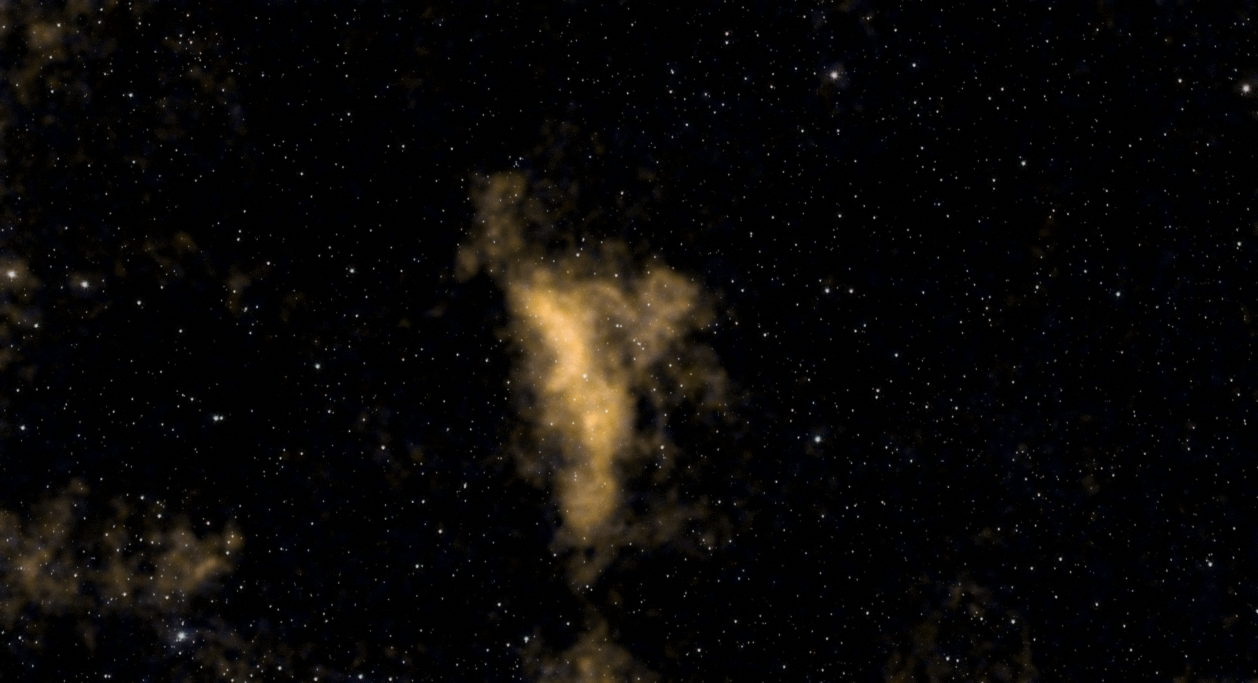
#> input picture masters/B_hubble.png, 2516 x 1366 px (shown at 1/2 size)
$ python astro.py ../masters/B_hubble.png ../masters/B_natural.png 1.0 1.0 1.0
#> lines starting #> are read from the running program, lines starting #| are printed output that depends on the picture; after the words box and inside, x2 and y2 are one past the last pixel; in counts of white or black regions, pixels touching at a corner belong together
import cv2, numpy as np, sys, time
T=time.time()
def log(*a): print(f'[{time.time()-T:5.1f}s]',*a,flush=True)
src,tag=sys.argv[1],sys.argv[2]
HIM=float(sys.argv[3]) if len(sys.argv)>3 else 1.12
NLH=float(sys.argv[4]) if len(sys.argv)>4 else 4
BASES=float(sys.argv[5]) if len(sys.argv)>5 else 4.0
if src.endswith('.png'):
    img=cv2.imread(src,cv2.IMREAD_UNCHANGED).astype(np.float32)/65535.0
else:
    img=cv2.imread(src)[90:, :-60].astype(np.float32)/255.0      # crop stacking-edge artifacts
H,W=img.shape[:2]
L=img.mean(2)
# ---------- star mask ----------
k=cv2.getStructuringElement(cv2.MORPH_ELLIPSE,(15,15))
th=cv2.morphologyEx(L,cv2.MORPH_TOPHAT,k)
noise=np.median(np.abs(th-np.median(th)))*1.4826
#> noise = 1.51e-05
smask=(th>6*noise).astype(np.uint8)
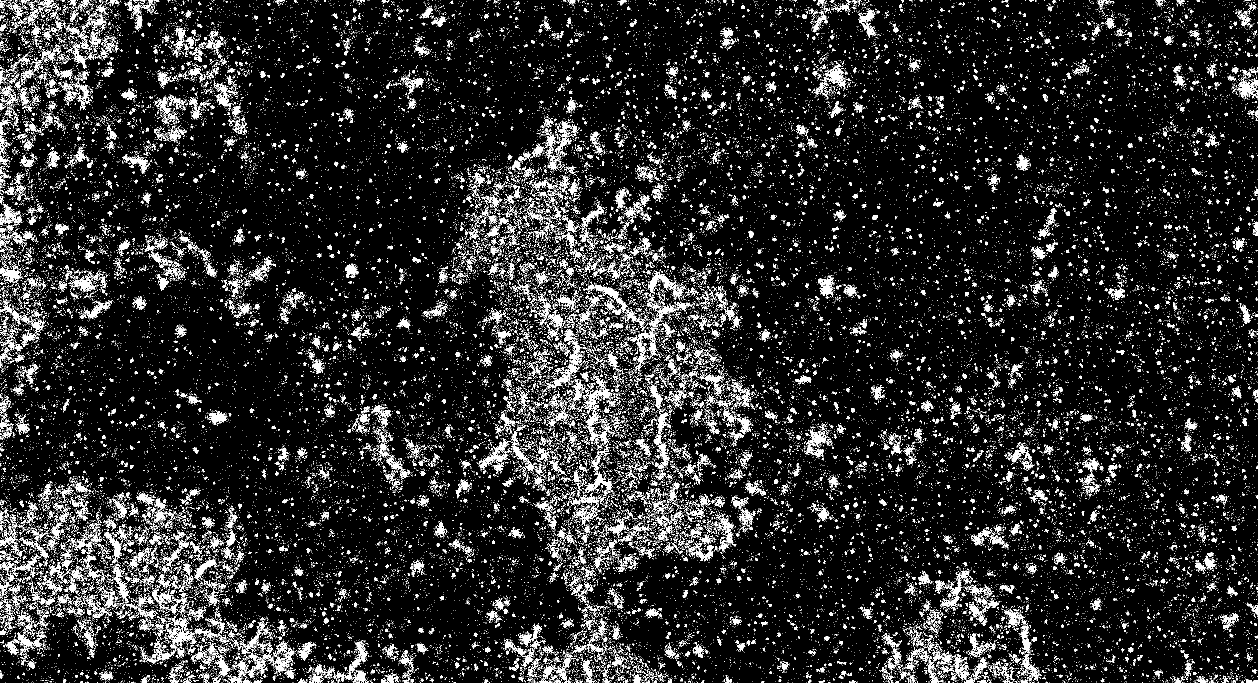
#> smask: shape (1366, 2516) (shown at 1/2 size); values 0 (black) and 1 (white), 11.2% white in thin lines or dots
smask=cv2.dilate(smask,cv2.getStructuringElement(cv2.MORPH_ELLIPSE,(7,7)))
#> smask: shape (1366, 2516); values 0 (black) and 1 (white), 54.1% white; 3711 black regions (3278 under 20 px), largest, box (x1, y1, x2, y2) and area: (0, 0, 2516, 1366) 1477056, (159, 0, 404, 241) 15871, (0, 1228, 280, 1366) 11011
big=(cv2.GaussianBlur(L,(0,0),2)>np.percentile(L,99.7)).astype(np.uint8)
#> big: shape (1366, 2516); values 0 (black) and 1 (white), 0.25% white; 15 white regions (5 under 20 px), largest, box (x1, y1, x2, y2) and area: (1076, 600, 1175, 768) 7340, (1171, 822, 1204, 862) 808, (19, 545, 28, 553) 58
smask=np.maximum(smask,cv2.dilate(big,cv2.getStructuringElement(cv2.MORPH_ELLIPSE,(19,19))))
log('star mask coverage',round(smask.mean()*100,1),'%')
# ---------- star removal: normalized-convolution fill from surrounding sky/nebula ----------
m=np.maximum(smask,cv2.dilate(big,cv2.getStructuringElement(cv2.MORPH_ELLIPSE,(25,25)))).astype(np.float32)
keepw=1-m
fill=np.zeros_like(img)
for sig in (3,7,15):                       # multi-radius so big stars fill too
    num=cv2.GaussianBlur(img*keepw[...,None],(0,0),sig); den=cv2.GaussianBlur(keepw,(0,0),sig)[...,None]
    f=num/np.maximum(den,1e-4)
    fill=np.where((fill.sum(2,keepdims=True)==0)&(den>0.25),f,fill)
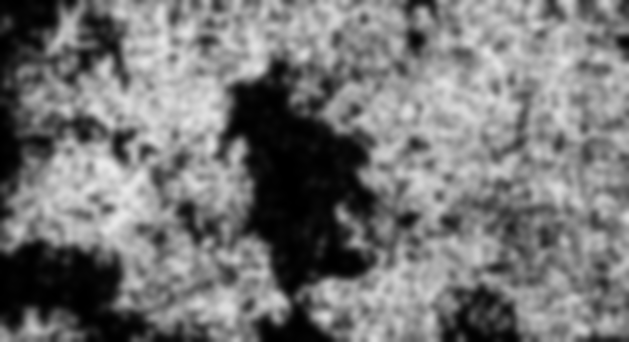
#> den: shape (1366, 2516, 1) float32 (shown at 1/4 size); min 5.41e-05, max 0.915, mean 0.459
fill=np.where(fill.sum(2,keepdims=True)==0,cv2.GaussianBlur(img,(0,0),20),fill)
# add matching grain so filled spots don't look smooth
rng=np.random.default_rng(1); sd=np.std((img-cv2.GaussianBlur(img,(0,0),2))[keepw>0],0)
#> after `sd = np.std((img - cv2.GaussianBlur(img, (0, 0), 2))[keepw > 0], 0)`: sd = [1.86e-05, 1.31e-05, 1.23e-05]
fill=fill+rng.normal(0,1,img.shape).astype(np.float32)*sd*0.8
mf=cv2.GaussianBlur(m,(0,0),1.2)[...,None]
starless=img*(1-mf)+fill*mf
log('starless done')
# ---------- background (light pollution / gradient) model ----------
sm=cv2.resize(starless,(W//16,H//16),interpolation=cv2.INTER_AREA)
hh,ww=sm.shape[:2]; ys,xs=np.mgrid[0:hh,0:ww]; xn=xs/ww-0.5; yn=ys/hh-0.5
A=np.stack([np.ones_like(xn),xn,yn,xn*yn,xn**2,yn**2],-1).reshape(-1,6)
bgfull=np.zeros_like(img)
Yf,Xf=np.mgrid[0:H,0:W]; Af=np.stack([np.ones((H,W)),Xf/W-0.5,Yf/H-0.5,(Xf/W-0.5)*(Yf/H-0.5),(Xf/W-0.5)**2,(Yf/H-0.5)**2],-1)
lum_s=sm.mean(2).ravel(); keep=np.ones_like(lum_s,bool)
#> after `lum_s = sm.mean(2).ravel()`: lum_s = 13345 values, max 0.00259 at index 6507, min 3.25e-06 at index 3803, mean 0.000103
for it in range(6):                       # iteratively reject nebula (positive outliers)
    c,*_=np.linalg.lstsq(A[keep],lum_s[keep],rcond=None); r=lum_s-A@c
    s=np.std(r[keep]); keep=r<0.6*s
#> this loop made 6 passes
#> s on passes 1 to 5: 0.000275, 5.17e-05, 1.09e-05, 3.86e-06, 1.82e-06
for ch in range(3):
    c,*_=np.linalg.lstsq(A[keep],sm[:,:,ch].ravel()[keep],rcond=None)
    bgfull[:,:,ch]=(Af@c).astype(np.float32)
#> this loop made 3 passes
#> c on passes 1 to 2: [6.61e-06, 3.78e-07, 3.37e-07, 9.24e-07, 3.13e-06, 1.89e-06], [5.99e-06, -1.15e-07, 1.5e-07, 4.63e-07, 4.63e-07, 8.18e-08]
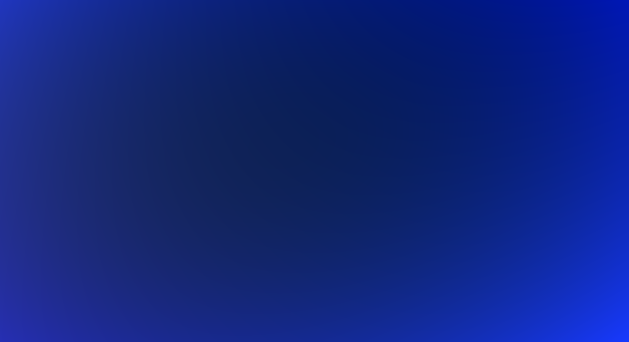
#> bgfull: shape (1366, 2516, 3) float32 (shown at 1/4 size); mean B, G, R 7.15e-06, 5.84e-06, 5.73e-06; drawn with min black and max white
ped=0.02
img=img-bgfull+ped; starless=starless-bgfull+ped
log('bg fit kept',round(keep.mean()*100),'% samples; bg range',[round(float(bgfull[:,:,i].max()-bgfull[:,:,i].min()),3) for i in range(3)])
# ---------- star-based color calibration ----------
stars=np.clip(img-starless,0,None)
m=(smask>0)&(stars.sum(2)>0.15)
#> m: shape (1366, 2516) bool; every value is 0
cw=stars[m].mean(0); cw=cw.mean()/cw; cw=1+(cw-1)*0.7
#> after `cw = stars[m].mean(0)`: cw = [nan, nan, nan]
img=(img-ped)*cw+ped; starless=(starless-ped)*cw+ped; stars=stars*cw
log('color weights',cw.round(3))
# ---------- noise reduction on starless ----------
s8=np.clip(starless*255,0,255).astype(np.uint8)
#> s8: shape (1366, 2516, 3); every value is 0
lab=cv2.cvtColor(s8,cv2.COLOR_BGR2LAB).astype(np.float32)
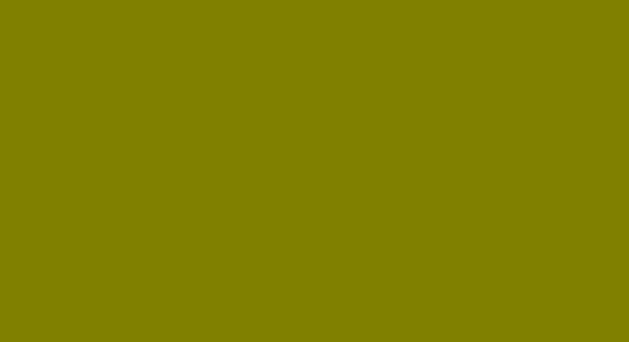
#> lab: shape (1366, 2516, 3) float32 (shown at 1/4 size); mean B, G, R 0, 128, 128
Lc=cv2.fastNlMeansDenoising(lab[:,:,0].astype(np.uint8),None,NLH,7,21).astype(np.float32)
#> Lc: shape (1366, 2516) float32; every value is 0
lab[:,:,0]=Lc*0.65+lab[:,:,0]*0.35                         # keep a touch of natural grain
for c in (1,2): lab[:,:,c]=cv2.GaussianBlur(cv2.medianBlur(lab[:,:,c].astype(np.uint8),7).astype(np.float32),(0,0),6)
starless=cv2.cvtColor(np.clip(lab,0,255).astype(np.uint8),cv2.COLOR_LAB2BGR).astype(np.float32)/255
#> starless: shape (1366, 2516, 3) float32; every value is 0
log('denoise done')
# ---------- multiscale stretch: stretch large-scale structure, keep fine detail un-amplified ----------
base=cv2.GaussianBlur(starless,(0,0),BASES)
detail=starless-base
Lb=base.mean(2); med=np.median(Lb); mad=np.median(np.abs(Lb-med))*1.4826
#> after `med = np.median(Lb)`: med = 0
#> after `mad = np.median(np.abs(Lb - med)) * 1.4826`: mad = 0
lo=med-0.8*mad; hi=np.percentile(Lb,99.98)*HIM
#> after `lo = med - 0.8 * mad`: lo = 0
#> after `hi = np.percentile(Lb, 99.98) * HIM`: hi = 0
x=np.clip((base-lo)/(hi-lo),0,1)
for c in range(3): x[:,:,c]=np.clip(x[:,:,c]-np.median(x[:,:,c])+np.median(x),0,1)   # neutral bg
x[:,:,1]=np.minimum(x[:,:,1],(x[:,:,0]+x[:,:,2])/2)                                # SCNR green
nb=np.arcsinh(1.4*x)/np.arcsinh(1.4)
nb=np.clip((nb-0.03)/0.97,0,1)**1.1
gain=np.clip(nb.mean(2,keepdims=True)/np.maximum(x.mean(2,keepdims=True),1e-3),1,3.0)
#> gain: shape (1366, 2516, 1) float32; every value is NaN or infinite
neb=np.clip(nb+detail.mean(2,keepdims=True)*gain*0.9,0,1)
lab=cv2.cvtColor((neb*255).astype(np.uint8),cv2.COLOR_BGR2LAB).astype(np.float32)
Lr=lab[:,:,0]; w=np.clip((Lr-np.percentile(Lr,55))/(np.percentile(Lr,99.5)-np.percentile(Lr,55)),0,1)
sat=0.65+0.35*w
lab[:,:,1]=128+(lab[:,:,1]-128)*sat*(1+0.18*w)   # a: toward crimson
#> lab: shape (1366, 2516, 3) float32; 33.33% of the values are NaN or infinite; the others: min 0, max 128, mean 64
lab[:,:,2]=128+(lab[:,:,2]-128)*sat*(1-0.22*w)   # b: less yellow
#> lab: shape (1366, 2516, 3) float32; 66.67% of the values are NaN or infinite; the others: min 0, max 0, mean 0
lab[:,:,0]=lab[:,:,0]*(1-0.06*w)
neb=cv2.cvtColor(np.clip(lab,0,255).astype(np.uint8),cv2.COLOR_LAB2BGR).astype(np.float32)/255
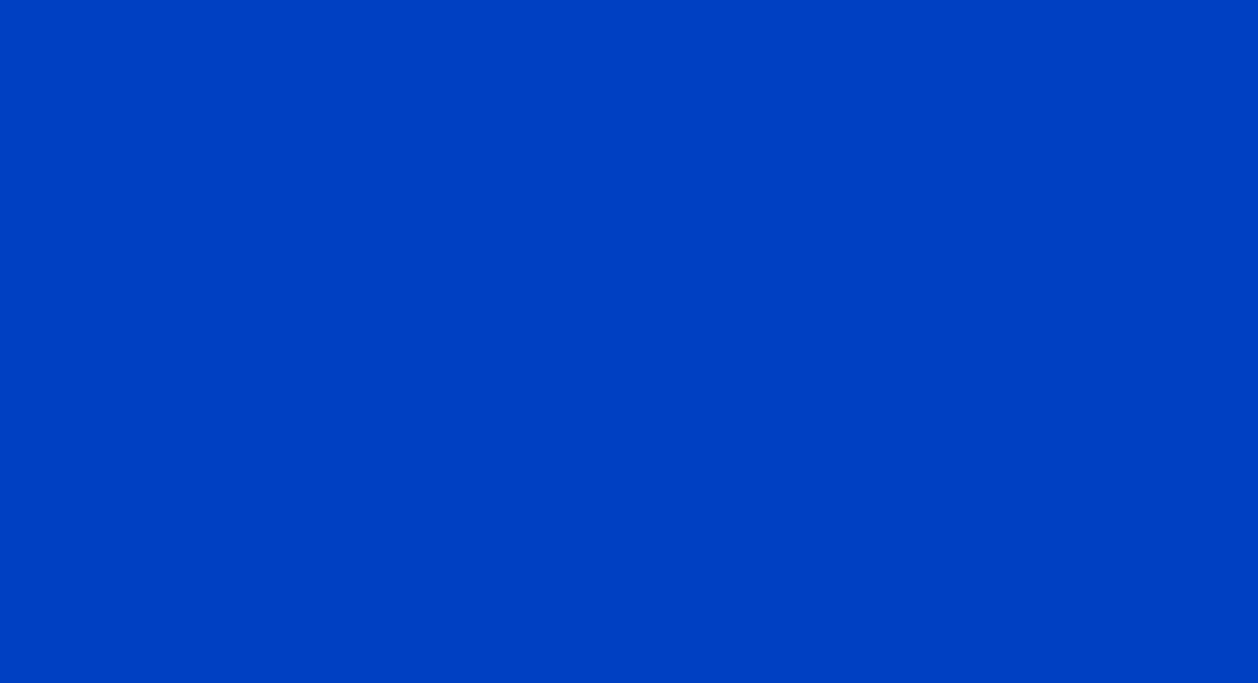
#> neb: shape (1366, 2516, 3) float32 (shown at 1/2 size); mean B, G, R 0.751, 0.25, 0
# ---------- stars: reduce & recombine ----------
stars=np.clip(stars-0.012,0,None)
#> (the run stopped early here; a loop or call above may not have finished)

$ run again, on masters/alh_annot.png
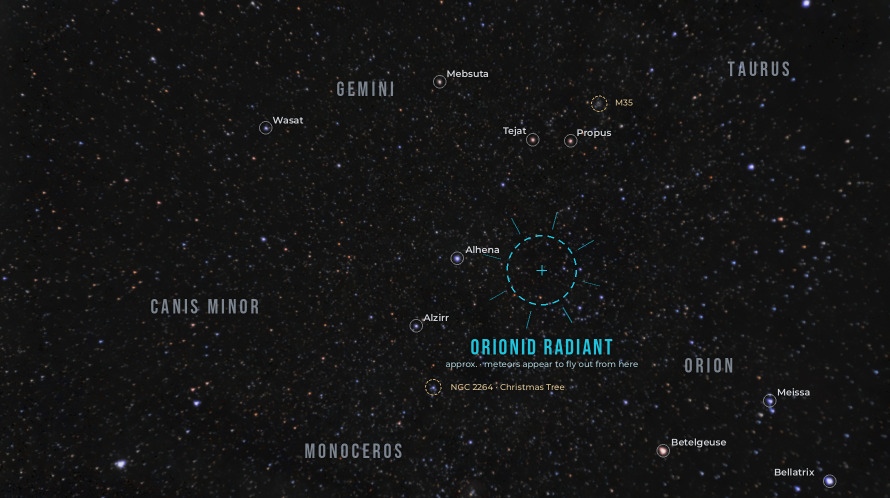
#> input picture masters/alh_annot.png, 1780 x 996 px (shown at 1/2 size)
#> noise = 2.26e-05
#> `smask=(th>6*noise).astype(np.uint8)`:
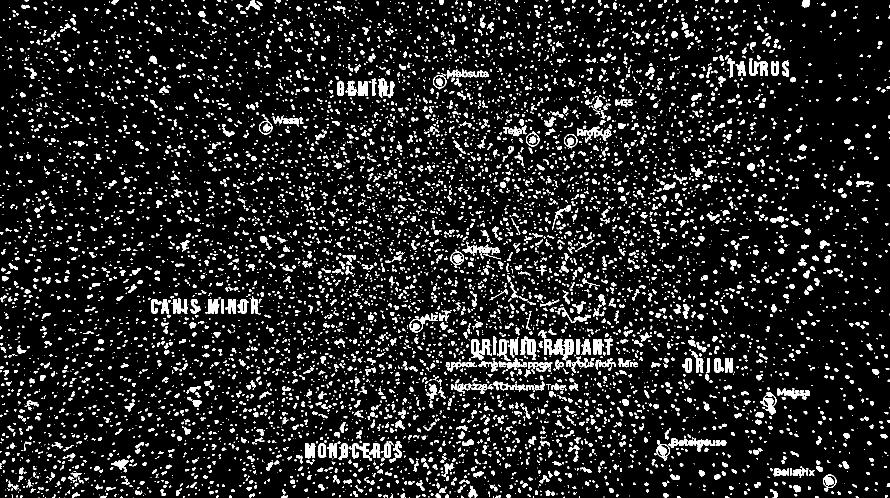
#> smask: shape (996, 1780) (shown at 1/2 size); values 0 (black) and 1 (white), 11.1% white; 8217 white regions (5334 under 20 px), largest, box (x1, y1, x2, y2) and area: (1088, 677, 1126, 709) 819, (1154, 253, 1223, 285) 796, (1040, 673, 1073, 720) 715
#> big: shape (996, 1780); values 0 (black) and 1 (white), 0.02% white; 8 white regions (4 under 20 px), largest, box (x1, y1, x2, y2) and area: (236, 924, 248, 933) 82, (1608, 0, 1617, 11) 80, (1654, 957, 1664, 967) 80, (1322, 897, 1331, 907) 63
#> keepw: shape (996, 1780) float32; values 0 (black) and 1 (white), 58.3% white; 2360 black regions, largest, box (x1, y1, x2, y2) and area: (677, 354, 1289, 869) 108667, (586, 851, 814, 987) 12775, (293, 558, 531, 674) 10062
#> sd = [1.59e-05, 1.49e-05, 1.53e-05]
#> lum_s = 6882 values, max 0.000844 at index 4836, min 0.000191 at index 6779, mean 0.000273
#> the loop `for it in range(6):` made 6 passes
#> s on passes 2 to 6: 1.3e-05, 9.81e-06, 8.62e-06, 7.94e-06, 7.44e-06
#> after the loop `for ch in range(3):`:
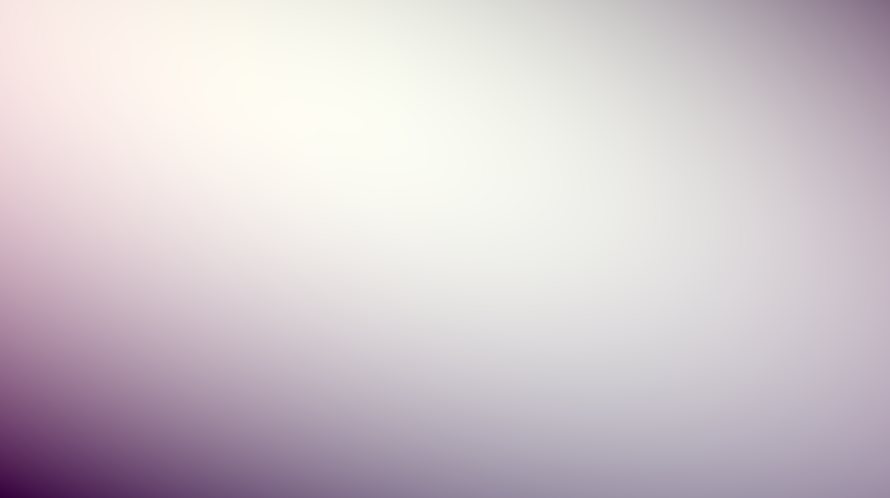
#> bgfull: shape (996, 1780, 3) float32 (shown at 1/2 size); mean B, G, R 0.000245, 0.000244, 0.000246; drawn with min black and max white
#> cw = [nan, nan, nan]
#> s8: shape (996, 1780, 3); every value is 0
#> Lc: shape (996, 1780) float32; every value is 0
#> med = 0
#> gain: shape (996, 1780, 1) float32; every value is NaN or infinite

$ run again, on masters/alh_v6.png
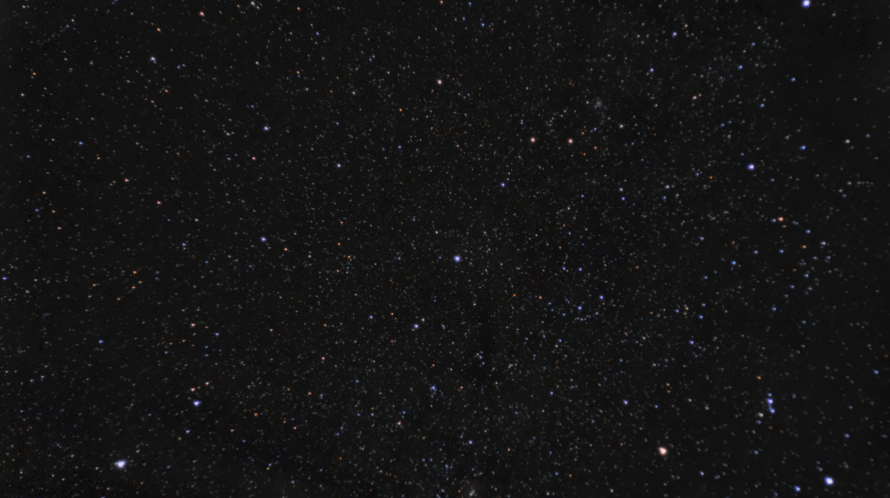
#> input picture masters/alh_v6.png, 1780 x 996 px (shown at 1/2 size)
#> noise = 2.26e-05
#> big: shape (996, 1780); values 0 (black) and 1 (white), 0.1% white; 59 white regions (36 under 20 px), largest, box (x1, y1, x2, y2) and area: (231, 921, 251, 936) 217, (1651, 955, 1667, 969) 183, (1605, 0, 1620, 13) 168
#> keepw: shape (996, 1780) float32; values 0 (black) and 1 (white), 59.5% white; 2471 black regions, largest, box (x1, y1, x2, y2) and area: (756, 409, 999, 718) 17409, (677, 665, 964, 869) 14352, (893, 523, 1137, 726) 12830
#> `fill=np.where(fill.sum(2,keepdims=True)==0,cv2.GaussianBlur(img,(0,0),..`:
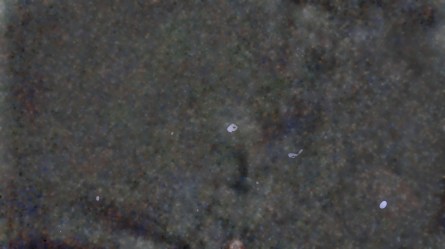
#> fill: shape (996, 1780, 3) float32 (shown at 1/4 size); mean B, G, R 0.000267, 0.000267, 0.000268; drawn with min black and max white
#> sd = [1.5e-05, 1.41e-05, 1.48e-05]
#> lum_s = 6882 values, max 0.000456 at index 5645, min 0.000191 at index 6779, mean 0.000267
#> the loop `for it in range(6):` made 6 passes
#> s on passes 1 to 6: 1.55e-05, 1.03e-05, 8.87e-06, 8.12e-06, 7.58e-06, 7.07e-06
#> `stars=np.clip(img-starless,0,None)`:
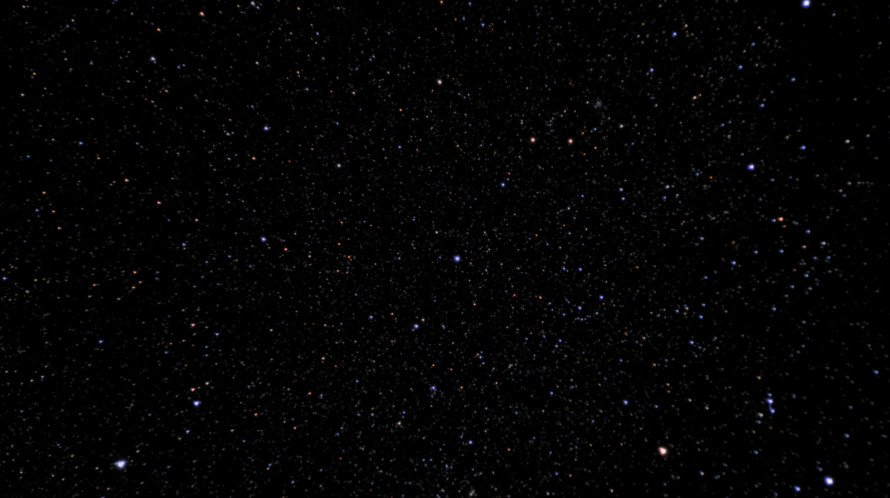
#> stars: shape (996, 1780, 3) float32 (shown at 1/2 size); mean B, G, R 4.54e-05, 4.12e-05, 4.4e-05; drawn with min black and max white
#> cw = [nan, nan, nan]
#> s8: shape (996, 1780, 3); every value is 0
#> Lc: shape (996, 1780) float32; every value is 0
#> med = 0
#> gain: shape (996, 1780, 1) float32; every value is NaN or infinite
